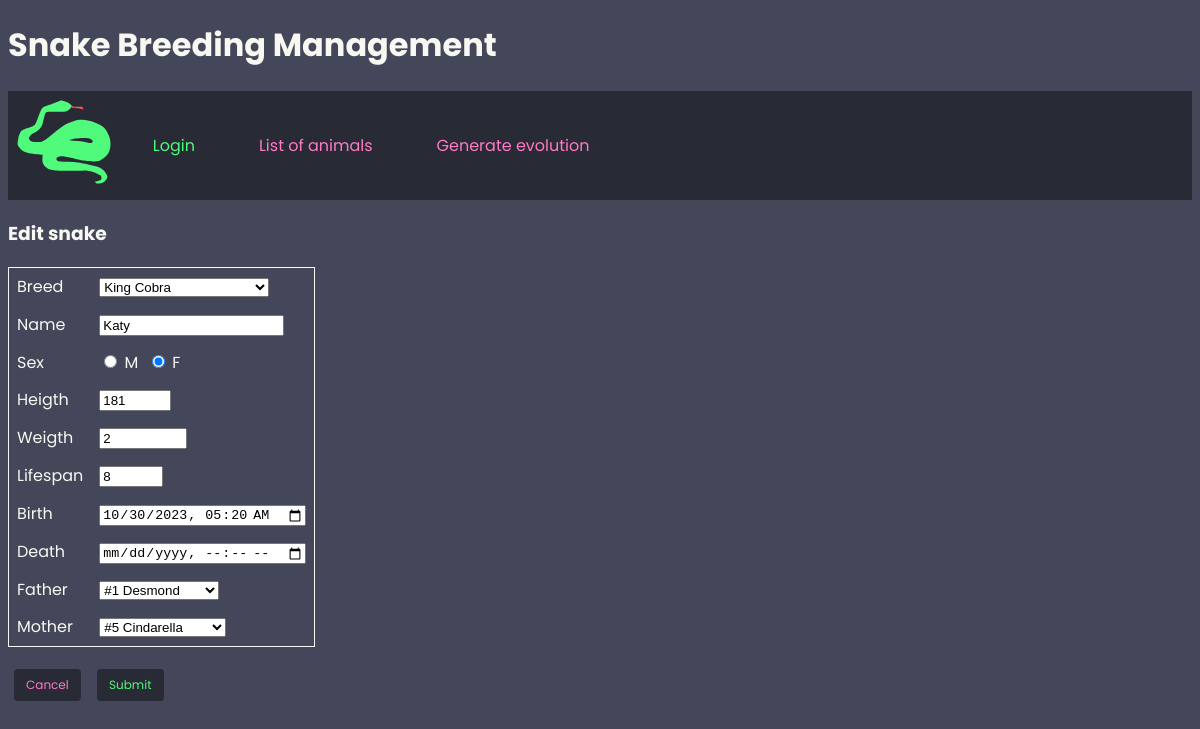
/index.php?page=edit_animal&choice=edit&id=4 (signed in), run on the app's committed database.
### tables this page shows
CREATE TABLE animal (
    id_animal INT UNSIGNED NOT NULL AUTO_INCREMENT PRIMARY KEY,
    id_breed INT DEFAULT NULL,
    animal_name VARCHAR(30) DEFAULT NULL,
    animal_sex CHAR(1) DEFAULT NULL,
    animal_heigth DECIMAL DEFAULT NULL,
    animal_weight DECIMAL DEFAULT NULL,
    animal_lifespan INT DEFAULT NULL,
    birth_timestamp TIMESTAMP DEFAULT 0,
    death_timestamp TIMESTAMP DEFAULT 0,
    id_father INT DEFAULT 0,
    id_mother INT DEFAULT 0
);

CREATE TABLE breed (
    id_breed INT UNSIGNED NOT NULL AUTO_INCREMENT PRIMARY KEY,
    breed_name VARCHAR(50) DEFAULT NULL,
    id_animal_specie INT DEFAULT NULL,
    min_avg_lifespan INT DEFAULT NULL,
    max_avg_lifespan INT DEFAULT NULL,
    min_avg_heigth INT DEFAULT NULL,
    max_avg_heigth INT DEFAULT NULL,
    min_avg_weight INT DEFAULT NULL,
    max_avg_weight INT DEFAULT NULL
);

### classes/dbconnect.class.php (called while the page is built, shortened)
<?php
class dbConnect {
    private $connect;
    public function __construct($h='localhost', $db='breedingManagement', $u='mariadb', $pw='mariadb*1') {
        $this->connect = new PDO("mysql:host=".$h.";dbname=".$db, $u, $pw);
        $this->connect->setAttribute(PDO::ATTR_ERRMODE, PDO::ERRMODE_EXCEPTION);
    }
    public function sendQuery($query, $fetch_type="both") {
        $startquery = explode(' ', trim($query));
        if ($startquery[0] == 'SELECT' || $startquery[0] == 'INSERT' || $startquery[0] == 'UPDATE' || $startquery[0] == 'DELETE' || $startquery[0] == 'CALL') {
            $result = $this->connect->query($query);
            if ($startquery[0] == 'SELECT') {
                if ($fetch_type == "num") {
                    $result = $result->fetchAll(PDO::FETCH_ASSOC);
                } else {
                    $result = $result->fetchAll();
                }
            }
            return $result;
        } else {
            return FALSE;
        }
    }
}
?>

### classes/animal.class.php (called while the page is built, shortened)
<?php
class Animal {
    private $table = "animal";
    private $id;
    public function __construct($id='') {
        $this->id = $id;
    }
    public function getAnimalBreeds() {
        $db_connect = new dbConnect();
        return $db_connect->sendQuery("SELECT id_breed, breed_name FROM `breed`");
    }
    public function getAllAnimalNames($sex) {
        $db_connect = new dbConnect();
        return $db_connect->sendQuery("SELECT id_animal, animal_name FROM `".$this->table."` WHERE `animal_sex` ='".$sex."' AND id_animal != '".$this->id."'");
    }
    public function getAnimalData() {
        $db_connect = new dbConnect();
        return $db_connect->sendQuery("SELECT * FROM `".$this->table."` WHERE `id_".$this->table."` = ".$this->id)[0];
    }
}
?>

### pages/edit_animal.php (the view, shortened to what this page needs)
<?php
$choice = $_GET['choice'];
if (isset($_SESSION['open']) && $_SESSION['open'] > 0 && isset($choice)) {
    if ($choice == 'new') {
        $animal = new Animal();
        $title_display = "Create";
        $animal_values = array(
            'id_breed' => '',
            'animal_name' => '',
            'animal_sex' => '',
            'animal_heigth' => '',
            'animal_weight' => '',
            'animal_lifespan' => '',
            'birth_timestamp' => '',
            'death_timestamp' => '',
            'id_father' => '',
            'id_mother' => ''
        );
    } else {
        $id = $_GET['id'];
        $animal = new Animal($id);
        $title_display = "Edit";
        $animal_values = $animal->getAnimalData();
    }
} else {
    header("Location: index.php?page=login");
}
?>
<h3><?php echo $title_display." ".$_SESSION['animal_specie'] ?></h3>
    <form class="userform" method="POST" action="">
        <table class="formtable"><p>
            <tr>
                <td>Breed</td>
                <td>
                    <select name="id_breed">
                    <?php
                    $breeds = $animal->getAnimalBreeds();
                    foreach ($breeds as $breed) {
                        echo '<option ';
                        if ($breed['id_breed'] == $animal_values['id_breed']) {
                            echo ' selected="selected" ';
                        }
                        echo 'value="'.$breed['id_breed'].'">'.$breed['breed_name'].'</option>';
                    }
                    ?>
                    </select>
                </td>
            </tr>
            <tr>
                <td>Name</td>
                <td>
                    <input type=text name="animal_name" value="<?php echo $animal_values['animal_name'] ?>">
                </td>
            </tr>
            <tr>
                <td>Sex</td>
                <td>
                        <?php
                        foreach (['M', 'F'] as $sex) {
                            echo '<div=><input type="radio" id="'.$sex.'" name="animal_sex" value="'.$sex.'"';
                            if ($sex == $animal_values['animal_sex']) {
                                echo ' checked';
                            }
                            echo '>&nbsp;<label for="'.$sex.'">'.$sex.'</label></div>&nbsp;&nbsp;';
                        }
                        ?>
            <tr>
                <td>Heigth</td>
                <td>
                    <input type=number step="1" min="1" max="1400" name="animal_heigth" value="<?php echo $animal_values['animal_heigth'] ?>">
                </td>
            </tr>
            <tr>
                <td>Weigth</td>
                <td>
                    <input type=number step="1" min="1" max="200000" name="animal_weight" value="<?php echo $animal_values['animal_weight'] ?>">
                </td>
            </tr>
            <tr>
                <td>Lifespan</td>
                <td>
                    <input type=number step="1" min="1" max="300" name="animal_lifespan" value="<?php echo $animal_values['animal_lifespan'] ?>">
                </td>
            </tr>
            <tr>
                <td>Birth</td>
                <td>
                    <input type=datetime-local name="birth_timestamp" value="<?php echo $animal_values['birth_timestamp'] ?>">
                </td>
            </tr>
            <tr>
                <td>Death</td>
                <td>
                    <input type=datetime-local name="death_timestamp" value="<?php echo $animal_values['death_timestamp'] ?>">
                </td>
            </tr>
            <tr>
                <td>Father</td>
                <td>
                    <select name="id_father">
                        <?php
                        $males = $animal->getAllAnimalNames('M');
                        foreach ($males as $male) {
                            echo '<option ';
                            if ($male['id_animal'] == $animal_values['id_father']) {
                                echo ' selected="selected" ';
                            }
                            echo 'value="'.$male['id_animal'].'">#'.$male['id_animal'].' '.$male['animal_name'].'</option>';
                        }
                        ?>
                    </select>
                </td>
            </tr>
            <tr>
                <td>Mother</td>
                <td>
                <select name="id_mother">
                    <?php
                    $females = $animal->getAllAnimalNames('F');
                    foreach ($females as $female) {
                        echo '<option ';
                        if ($female['id_animal'] == $animal_values['id_mother']) {
                            echo ' selected="selected" ';
                        }
                        echo 'value="'.$female['id_animal'].'">#'.$female['id_animal'].' '.$female['animal_name'].'</option>';
                    }
                    ?>
                    </select>
                </td>
            </tr>
            <input class="button redbutton" type="button" onclick="window.location.href='index.php?page=animal_list'" value="Cancel">
            <input class="button" type="submit" name="form_submit" value="Submit">

### style.css (style rules this page uses)
body { font-family: 'Poppins', sans-serif; background-color: #44475a; color: #f8f8f2; }
table, th, td { border: 1px solid #f8f8f2; border-collapse: collapse; }
th, td { padding-left: 1em; padding-right: 1em; text-align: left; }
.button { background-color: #282a36; color: #50fa7b; text-align: center; text-decoration: none; border: none; border-radius: 4px; padding: 0.6em 1em 0.6em 1em; font-family: 'Poppins', sans-serif; font-size: 0.75em; margin : 0.5em; }
.redbutton { color: #ff79c6; }
.formtable table, .formtable td, .formtable th, .formtable tr { border: none; padding: 0.4em 0.5em 0.4em 0.5em; }

### data on the page
animal: id_breed "King Cobra", animal_name "Katy", animal_sex "☐ M", animal_sex "☑ F", animal_heigth "181", animal_weight "2", animal_lifespan "8", birth_timestamp "10/30/2023 05:20", id_father "#1 Desmond", id_mother "#5 Cindarella"

### other printed values
$_SESSION['animal_specie'] "Snake"
$title_display "Edit"
$_SESSION['animal_specie'] "snake"
$sex "M"
$sex "F"
